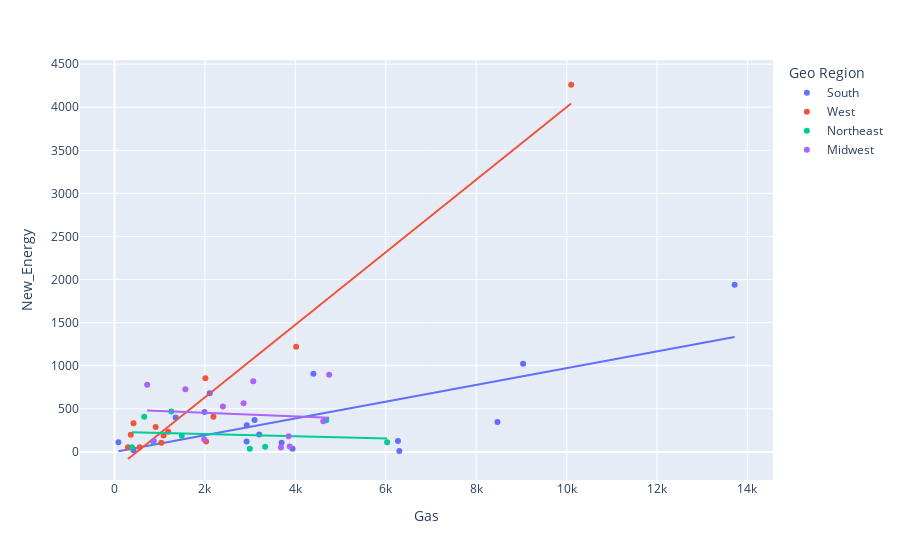

Notebook code for this chart:
### Markdown cell above
### Gas vs. NEV By GeoRegion

### Code cell
fig = px.scatter(station_2012, x="Gas", y="New_Energy", 
                 color="Geo Region",
                 hover_name=station_2012.index,
                 trendline="ols",
                 height=600)
fig.show()

### Figure 1 — Plotly figure (JSON) as saved in the notebook; plotly's stock layout.template omitted (floating-point values rounded to 4 significant figures)
{"data": [{"hovertemplate": "<b>%{hovertext}</b><br><br>Geo Region=South<br>Gas=%{x}<br>New_Energy=%{y}<extra></extra>", "hovertext": ["Alabama", "Arkansas", "Delaware", "District of Columbia", "Florida", "Georgia", "Kentucky", "Louisiana", "Maryland", "Mississippi", "North Carolina", "Oklahoma", "South Carolina", "Tennessee", "Texas", "Virginia", "West Virginia"], "legendgroup": "South", "marker": {"color": "#636efa", "symbol": "circle"}, "mode": "markers", "name": "South", "orientation": "v", "showlegend": true, "type": "scatter", "x": [6300, 2107, 419, 87, 9037, 8471, 2922, 3696, 1990, 2926, 6270, 3200, 3098, 4400, 13715, 3939, 1353], "xaxis": "x", "y": [12, 682, 20, 112, 1024, 347, 121, 107, 464, 310, 128, 203, 370, 908, 1940, 37, 398], "yaxis": "y"}, {"hovertemplate": "<b>OLS trendline</b><br>New_Energy = 0.0972299 * Gas + -0.306433<br>R<sup>2</sup>=0.473432<br><br>Geo Region=South<br>Gas=%{x}<br>New_Energy=%{y} <b>(trend)</b><extra></extra>", "legendgroup": "South", "marker": {"color": "#636efa", "symbol": "circle"}, "mode": "lines", "name": "South", "showlegend": false, "type": "scatter", "x": [87, 419, 1353, 1990, 2107, 2922, 2926, 3098, 3200, 3696, 3939, 4400, 6270, 6300, 8471, 9037, 13715], "xaxis": "x", "y": [8.153, 40.43, 131.2, 193.2, 204.6, 283.8, 284.2, 300.9, 310.8, 359.1, 382.7, 427.5, 609.3, 612.2, 823.3, 878.4, 1333.0], "yaxis": "y"}, {"hovertemplate": "<b>%{hovertext}</b><br><br>Geo Region=West<br>Gas=%{x}<br>New_Energy=%{y}<extra></extra>", "hovertext": ["Alaska", "Arizona", "California", "Colorado", "Hawaii", "Idaho", "Montana", "Nevada", "New Mexico", "Oregon", "Utah", "Washington", "Wyoming"], "legendgroup": "West", "marker": {"color": "#EF553B", "symbol": "circle"}, "mode": "markers", "name": "West", "orientation": "v", "showlegend": true, "type": "scatter", "x": [361, 2027, 10100, 2188, 421, 911, 558, 1036, 1188, 2010, 1087, 4018, 299], "xaxis": "x", "y": [198, 122, 4261, 407, 333, 289, 54, 106, 235, 855, 191, 1221, 53], "yaxis": "y"}, {"hovertemplate": "<b>OLS trendline</b><br>New_Energy = 0.420905 * Gas + -208.03<br>R<sup>2</sup>=0.949840<br><br>Geo Region=West<br>Gas=%{x}<br>New_Energy=%{y} <b>(trend)</b><extra></extra>", "legendgroup": "West", "marker": {"color": "#EF553B", "symbol": "circle"}, "mode": "lines", "name": "West", "showlegend": false, "type": "scatter", "x": [299, 361, 421, 558, 911, 1036, 1087, 1188, 2010, 2027, 2188, 4018, 10100], "xaxis": "x", "y": [-82.18, -56.08, -30.83, 26.83, 175.4, 228.0, 249.5, 292.0, 638.0, 645.1, 712.9, 1483.0, 4043.0], "yaxis": "y"}, {"hovertemplate": "<b>%{hovertext}</b><br><br>Geo Region=Northeast<br>Gas=%{x}<br>New_Energy=%{y}<extra></extra>", "hovertext": ["Connecticut", "Maine", "Massachusetts", "New Hampshire", "New Jersey", "New York", "Pennsylvania", "Rhode Island", "Vermont"], "legendgroup": "Northeast", "marker": {"color": "#00cc96", "symbol": "circle"}, "mode": "markers", "name": "Northeast", "orientation": "v", "showlegend": true, "type": "scatter", "x": [1488, 1257, 2993, 857, 3333, 6030, 4685, 388, 658], "xaxis": "x", "y": [187, 469, 36, 118, 59, 112, 368, 55, 408], "yaxis": "y"}, {"hovertemplate": "<b>OLS trendline</b><br>New_Energy = -0.0129452 * Gas + 232.53<br>R<sup>2</sup>=0.023123<br><br>Geo Region=Northeast<br>Gas=%{x}<br>New_Energy=%{y} <b>(trend)</b><extra></extra>", "legendgroup": "Northeast", "marker": {"color": "#00cc96", "symbol": "circle"}, "mode": "lines", "name": "Northeast", "showlegend": false, "type": "scatter", "x": [388, 658, 857, 1257, 1488, 2993, 3333, 4685, 6030], "xaxis": "x", "y": [227.5, 224.0, 221.4, 216.3, 213.3, 193.8, 189.4, 171.9, 154.5], "yaxis": "y"}, {"hovertemplate": "<b>%{hovertext}</b><br><br>Geo Region=Midwest<br>Gas=%{x}<br>New_Energy=%{y}<extra></extra>", "hovertext": ["Illinois", "Indiana", "Iowa", "Kansas", "Michigan", "Minnesota", "Missouri", "Nebraska", "North Dakota", "Ohio", "South Dakota", "Wisconsin"], "legendgroup": "Midwest", "marker": {"color": "#ab63fa", "symbol": "circle"}, "mode": "markers", "name": "Midwest", "orientation": "v", "showlegend": true, "type": "scatter", "x": [3875, 3069, 2398, 1983, 4749, 2856, 3852, 1568, 723, 4617, 870, 3682], "xaxis": "x", "y": [62, 821, 527, 148, 896, 564, 182, 726, 780, 355, 128, 52], "yaxis": "y"}, {"hovertemplate": "<b>OLS trendline</b><br>New_Energy = -0.0207585 * Gas + 495.984<br>R<sup>2</sup>=0.007891<br><br>Geo Region=Midwest<br>Gas=%{x}<br>New_Energy=%{y} <b>(trend)</b><extra></extra>", "legendgroup": "Midwest", "marker": {"color": "#ab63fa", "symbol": "circle"}, "mode": "lines", "name": "Midwest", "showlegend": false, "type": "scatter", "x": [723, 870, 1568, 1983, 2398, 2856, 3069, 3682, 3852, 3875, 4617, 4749], "xaxis": "x", "y": [481.0, 477.9, 463.4, 454.8, 446.2, 436.7, 432.3, 419.6, 416.0, 415.5, 400.1, 397.4], "yaxis": "y"}], "layout": {"autosize": true, "legend": {"title": {"text": "Geo Region"}, "tracegroupgap": 0}, "margin": {"t": 60}, "xaxis": {"anchor": "y", "autorange": true, "domain": [0, 1], "range": [-752.4, 14550.0], "title": {"text": "Gas"}, "type": "linear"}, "yaxis": {"anchor": "x", "autorange": true, "domain": [0, 1], "range": [-325.7, 4544.0], "title": {"text": "New_Energy"}, "type": "linear"}}}
